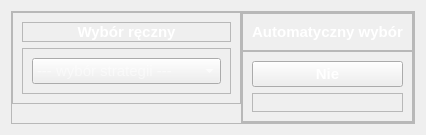
            <widget class="QWidget" name="prop_page">
             <layout class="QHBoxLayout" name="horizontalLayout_10">
              <item>
               <widget class="QFrame" name="frame_4">
                <property name="frameShape">
                 <enum>QFrame::StyledPanel</enum>
                </property>
                <property name="frameShadow">
                 <enum>QFrame::Raised</enum>
                </property>
                <layout class="QHBoxLayout" name="horizontalLayout_11">
                 <property name="spacing">
                  <number>0</number>
                 </property>
                 <property name="leftMargin">
                  <number>0</number>
                 </property>
                 <property name="topMargin">
                  <number>0</number>
                 </property>
                 <property name="rightMargin">
                  <number>0</number>
                 </property>
                 <property name="bottomMargin">
                  <number>0</number>
                 </property>
                 <item alignment="Qt::AlignTop">
                  <widget class="QFrame" name="right_option_frame">
                   <property name="frameShape">
                    <enum>QFrame::StyledPanel</enum>
                   </property>
                   <property name="frameShadow">
                    <enum>QFrame::Raised</enum>
                   </property>
                   <layout class="QVBoxLayout" name="verticalLayout_5">
                    <item alignment="Qt::AlignTop">
                     <widget class="QFrame" name="frame_6">
                      <property name="layoutDirection">
                       <enum>Qt::RightToLeft</enum>
                      </property>
                      <property name="frameShape">
                       <enum>QFrame::StyledPanel</enum>
                      </property>
                      <property name="frameShadow">
                       <enum>QFrame::Raised</enum>
                      </property>
                      <layout class="QHBoxLayout" name="horizontalLayout_12">
                       <property name="spacing">
                        <number>0</number>
                       </property>
                       <property name="leftMargin">
                        <number>0</number>
                       </property>
                       <property name="topMargin">
                        <number>0</number>
                       </property>
                       <property name="rightMargin">
                        <number>0</number>
                       </property>
                       <property name="bottomMargin">
                        <number>0</number>
                       </property>
                       <item>
                        <widget class="QLabel" name="manual_choose_label">
                         <property name="font">
                          <font>
                           <pointsize>11</pointsize>
                           <weight>75</weight>
                           <bold>true</bold>
                          </font>
                         </property>
                         <property name="layoutDirection">
                          <enum>Qt::RightToLeft</enum>
                         </property>
                         <property name="styleSheet">
                          <string notr="true">color: rgb(255, 255, 255);</string>
                         </property>
                         <property name="text">
                          <string>Wybór ręczny</string>
                         </property>
                         <property name="alignment">
                          <set>Qt::AlignCenter</set>
                         </property>
                        </widget>
                       </item>
                      </layout>
                     </widget>
                    </item>
                    <item alignment="Qt::AlignTop">
                     <widget class="QFrame" name="comboBox_frame">
                      <property name="frameShape">
                       <enum>QFrame::StyledPanel</enum>
                      </property>
                      <property name="frameShadow">
                       <enum>QFrame::Raised</enum>
                      </property>
                      <layout class="QVBoxLayout" name="verticalLayout_6">
                       <item>
                        <widget class="QComboBox" name="model_choose_comboBox">
                         <property name="enabled">
                          <bool>true</bool>
                         </property>
                         <property name="font">
                          <font>
                           <pointsize>11</pointsize>
                          </font>
                         </property>
                         <property name="layoutDirection">
                          <enum>Qt::LeftToRight</enum>
                         </property>
                         <property name="styleSheet">
                          <string notr="true">color: rgb(255, 255, 255);</string>
                         </property>
                         <property name="editable">
                          <bool>false</bool>
                         </property>
                         <property name="placeholderText">
                          <string>--- wybór strategii ---</string>
                         </property>
                         <item>
                          <property name="text">
                           <string>Liniowy</string>
                          </property>
                         </item>
                         <item>
                          <property name="text">
                           <string>Wykładniczy</string>
                          </property>
                         </item>
                         <item>
                          <property name="text">
                           <string>Potęgowy</string>
                          </property>
                         </item>
                         <item>
                          <property name="text">
                           <string>Logarytmiczny</string>
                          </property>
                         </item>
                         <item>
                          <property name="text">
                           <string>Wielomianowy II stopnia</string>
                          </property>
                         </item>
                         <item>
                          <property name="text">
                           <string>Browna</string>
                          </property>
                         </item>
                         <item>
                          <property name="text">
                           <string>Holta</string>
                          </property>
                         </item>
                         <item>
                          <property name="text">
                           <string>Regresja wieloraka</string>
                          </property>
                         </item>
                         <item>
                          <property name="text">
                           <string/>
                          </property>
                         </item>
                        </widget>
                       </item>
                      </layout>
                     </widget>
                    </item>
                   </layout>
                  </widget>
                 </item>
                 <item alignment="Qt::AlignTop">
                  <widget class="QFrame" name="left_option_frame">
                   <property name="frameShape">
                    <enum>QFrame::StyledPanel</enum>
                   </property>
                   <property name="frameShadow">
                    <enum>QFrame::Raised</enum>
                   </property>
                   <layout class="QVBoxLayout" name="verticalLayout_7">
                    <property name="spacing">
                     <number>0</number>
                    </property>
                    <property name="leftMargin">
                     <number>0</number>
                    </property>
                    <property name="topMargin">
                     <number>0</number>
                    </property>
                    <property name="rightMargin">
                     <number>0</number>
                    </property>
                    <property name="bottomMargin">
                     <number>0</number>
                    </property>
                    <item alignment="Qt::AlignTop">
                     <widget class="QFrame" name="frame_9">
                      <property name="frameShape">
                       <enum>QFrame::StyledPanel</enum>
                      </property>
                      <property name="frameShadow">
                       <enum>QFrame::Raised</enum>
                      </property>
                      <layout class="QVBoxLayout" name="verticalLayout_9">
                       <item>
                        <widget class="QLabel" name="auto_choose_label">
                         <property name="font">
                          <font>
                           <pointsize>11</pointsize>
                           <weight>75</weight>
                           <bold>true</bold>
                          </font>
                         </property>
                         <property name="styleSheet">
                          <string notr="true">color: rgb(255, 255, 255);</string>
                         </property>
                         <property name="text">
                          <string>Automatyczny wybór</string>
                         </property>
                         <property name="alignment">
                          <set>Qt::AlignCenter</set>
                         </property>
                        </widget>
                       </item>
                      </layout>
                     </widget>
                    </item>
                    <item alignment="Qt::AlignTop">
                     <widget class="QFrame" name="auto_choose_frame">
                      <property name="frameShape">
                       <enum>QFrame::StyledPanel</enum>
                      </property>
                      <property name="frameShadow">
                       <enum>QFrame::Raised</enum>
                      </property>
                      <layout class="QVBoxLayout" name="verticalLayout_8">
                       <item>
                        <widget class="QPushButton" name="auto_choose_button">
                         <property name="font">
                          <font>
                           <pointsize>11</pointsize>
                           <weight>75</weight>
                           <bold>true</bold>
                          </font>
                         </property>
                         <property name="styleSheet">
                          <string notr="true">color: rgb(255, 255, 255);</string>
                         </property>
                         <property name="text">
                          <string>Nie</string>
                         </property>
                        </widget>
                       </item>
                       <item alignment="Qt::AlignTop">
                        <widget class="QFrame" name="auto_suggest_label">
                         <property name="frameShape">
                          <enum>QFrame::StyledPanel</enum>
                         </property>
                         <property name="frameShadow">
                          <enum>QFrame::Raised</enum>
                         </property>
                         <layout class="QHBoxLayout" name="horizontalLayout_13">
                          <property name="spacing">
                           <number>0</number>
                          </property>
                          <property name="leftMargin">
                           <number>0</number>
                          </property>
                          <property name="topMargin">
                           <number>0</number>
                          </property>
                          <property name="rightMargin">
                           <number>0</number>
                          </property>
                          <property name="bottomMargin">
                           <number>0</number>
                          </property>
                          <item>
                           <widget class="QLabel" name="suggested_model_label">
                            <property name="font">
                             <font>
                              <pointsize>11</pointsize>
                              <weight>75</weight>
                              <bold>true</bold>
                             </font>
                            </property>
                            <property name="styleSheet">
                             <string notr="true">color: rgb(255, 255, 255);</string>
                            </property>
                            <property name="text">
                             <string>&lt;Proponowany model&gt;</string>
                            </property>
                            <property name="alignment">
                             <set>Qt::AlignCenter</set>
                            </property>
                           </widget>
                          </item>
                         </layout>
                        </widget>
                       </item>
                      </layout>
                     </widget>
                    </item>
                   </layout>
                  </widget>
                 </item>
                </layout>
               </widget>
              </item>
             </layout>
            </widget>
